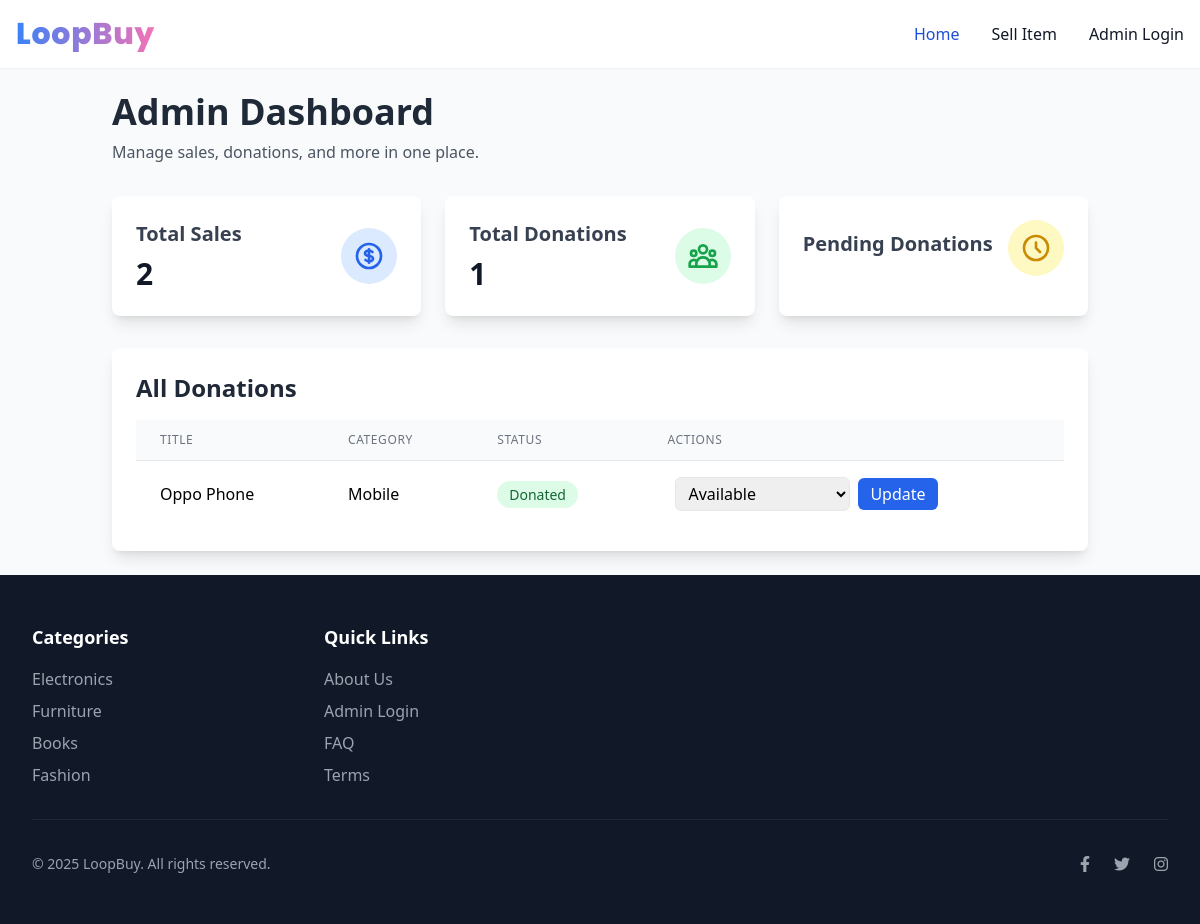
The page /admin_dashboard/ (signed in) on the database its author committed.
### home/models.py (models this page shows, shortened)
class Donation(models.Model):
    STATUS_CHOICES = [
        ('available', 'Available'),
        ('donated', 'Donated'),
        ('cancelled', 'Cancelled')
    ]
    seller = models.ForeignKey(User, on_delete=models.CASCADE)
    title = models.CharField(max_length=200)
    description = models.TextField()
    category = models.CharField(
        max_length=50, choices=Category.choices, default=Category.OTHER
    )
    condition = models.CharField(
        max_length=50, choices=ItemCondition.choices, default=ItemCondition.USED
    )
    images = models.ImageField(upload_to='donations/%Y/%m/%d/', blank=True, null=True)
    additional_images = models.ManyToManyField(
        'DonationImage', related_name='additional_donations', blank=True
    )
    location = models.CharField(max_length=255)
    created_at = models.DateTimeField(auto_now_add=True)
    updated_at = models.DateTimeField(auto_now=True)
    status = models.CharField(max_length=20, choices=STATUS_CHOICES, default='available')
    year = models.IntegerField(null=True, blank=True)
    brand = models.CharField(max_length=100, blank=True, null=True)
    model = models.CharField(max_length=100, blank=True, null=True)
    contact_number = models.CharField(max_length=15, null=True, blank=True)

### home/views.py (the view)
# urls.py: path('admin_dashboard/', views.admin_dashboard, name='admin_dashboard'),
@login_required
def admin_dashboard(request):
    total_sales = Order.objects.count()
    total_donations = Donation.objects.count()
    donations = Donation.objects.all()  # Fetch all donations
    context = {
        'total_sales': total_sales,
        'total_donations': total_donations,
        'donations': donations,  # Pass donations to the context
    }
    return render(request, 'home/admin_dashboard.html', context)

### templates/home/admin_dashboard.html (shortened to what this page needs)
{% extends 'base.html' %}
{% block content %}
<div class="container mx-auto p-6">
    <div class="mb-8">
        <h1 class="text-4xl font-bold text-gray-800">Admin Dashboard</h1>
        <p class="text-gray-600 mt-2">Manage sales, donations, and more in one place.</p>
    </div>
    <div class="grid grid-cols-1 md:grid-cols-2 lg:grid-cols-3 gap-6 mb-8">
        <div class="bg-white rounded-lg shadow-lg p-6">
            <div class="flex items-center justify-between">
                <div>
                    <h2 class="text-xl font-semibold text-gray-700">Total Sales</h2>
                    <p class="text-3xl font-bold text-gray-900 mt-2">{{ total_sales }}</p>
                </div>
                <div class="p-3 bg-blue-100 rounded-full">
                </div>
            </div>
        </div>
        <div class="bg-white rounded-lg shadow-lg p-6">
            <div class="flex items-center justify-between">
                <div>
                    <h2 class="text-xl font-semibold text-gray-700">Total Donations</h2>
                    <p class="text-3xl font-bold text-gray-900 mt-2">{{ total_donations }}</p>
                </div>
                <div class="p-3 bg-green-100 rounded-full">
                </div>
            </div>
        </div>
        <div class="bg-white rounded-lg shadow-lg p-6">
            <div class="flex items-center justify-between">
                <div>
                    <h2 class="text-xl font-semibold text-gray-700">Pending Donations</h2>
                </div>
                <div class="p-3 bg-yellow-100 rounded-full">
                    <svg class="w-8 h-8 text-yellow-600" fill="none" stroke="currentColor" viewBox="0 0 24 24">
                        <path stroke-linecap="round" stroke-linejoin="round" stroke-width="2" d="M12 8v4l3 3m6-3a9 9 0 11-18 0 9 9 0 0118 0z"/>
                    </svg>
                </div>
            </div>
        </div>
    </div>
    <div class="bg-white rounded-lg shadow-lg overflow-hidden">
        <div class="p-6">
            <h2 class="text-2xl font-bold text-gray-800 mb-4">All Donations</h2>
            <div class="overflow-x-auto">
                <table class="min-w-full divide-y divide-gray-200">
                    <thead class="bg-gray-50">
                        <tr>
                            <th class="px-6 py-3 text-left text-xs font-medium text-gray-500 uppercase tracking-wider">Title</th>
                            <th class="px-6 py-3 text-left text-xs font-medium text-gray-500 uppercase tracking-wider">Category</th>
                            <th class="px-6 py-3 text-left text-xs font-medium text-gray-500 uppercase tracking-wider">Status</th>
                            <th class="px-6 py-3 text-left text-xs font-medium text-gray-500 uppercase tracking-wider">Actions</th>
                        </tr>
                    </thead>
                    <tbody class="bg-white divide-y divide-gray-200">
                        {% for donation in donations %}
                        <tr class="hover:bg-gray-50 transition duration-300">
                            <td class="px-6 py-4 whitespace-nowrap">{{ donation.title }}</td>
                            <td class="px-6 py-4 whitespace-nowrap">{{ donation.category }}</td>
                            <td class="px-6 py-4 whitespace-nowrap">
                                <span class="px-3 py-1 text-sm font-medium rounded-full
                                    {% if donation.status == 'available' %}bg-blue-100 text-blue-800
                                    {% elif donation.status == 'donated' %}bg-green-100 text-green-800
                                    {% elif donation.status == 'cancelled' %}bg-red-100 text-red-800
                                    {% else %}bg-gray-100 text-gray-800{% endif %}">
                                    {{ donation.get_status_display }}
                                </span>
                            </td>
                            <td class="px-6 py-4 whitespace-nowrap">
                                <form method="POST" action="{% url 'update_donation_status' donation.id %}" class="flex items-center space-x-2">
                                    <select name="status" class="border rounded-md px-2 py-1 focus:outline-none focus:ring-2 focus:ring-blue-500">
                                        <option value="available">Available</option>
                                    </select>
                                    <button type="submit" class="bg-blue-600 text-white px-3 py-1 rounded-md hover:bg-blue-700 transition duration-300">Update</button>
                                </form>
                            </td>
                        </tr>
                        {% endfor %}
                    </tbody>
                </table>
            </div>
        </div>
    </div>
</div>
{% endblock %}

### rows shown on the page
Donation: title "Oppo Phone", category "Mobile", status "Donated"

### other values the page prints
{{ total_sales }} "2"
{{ total_donations }} "1"
